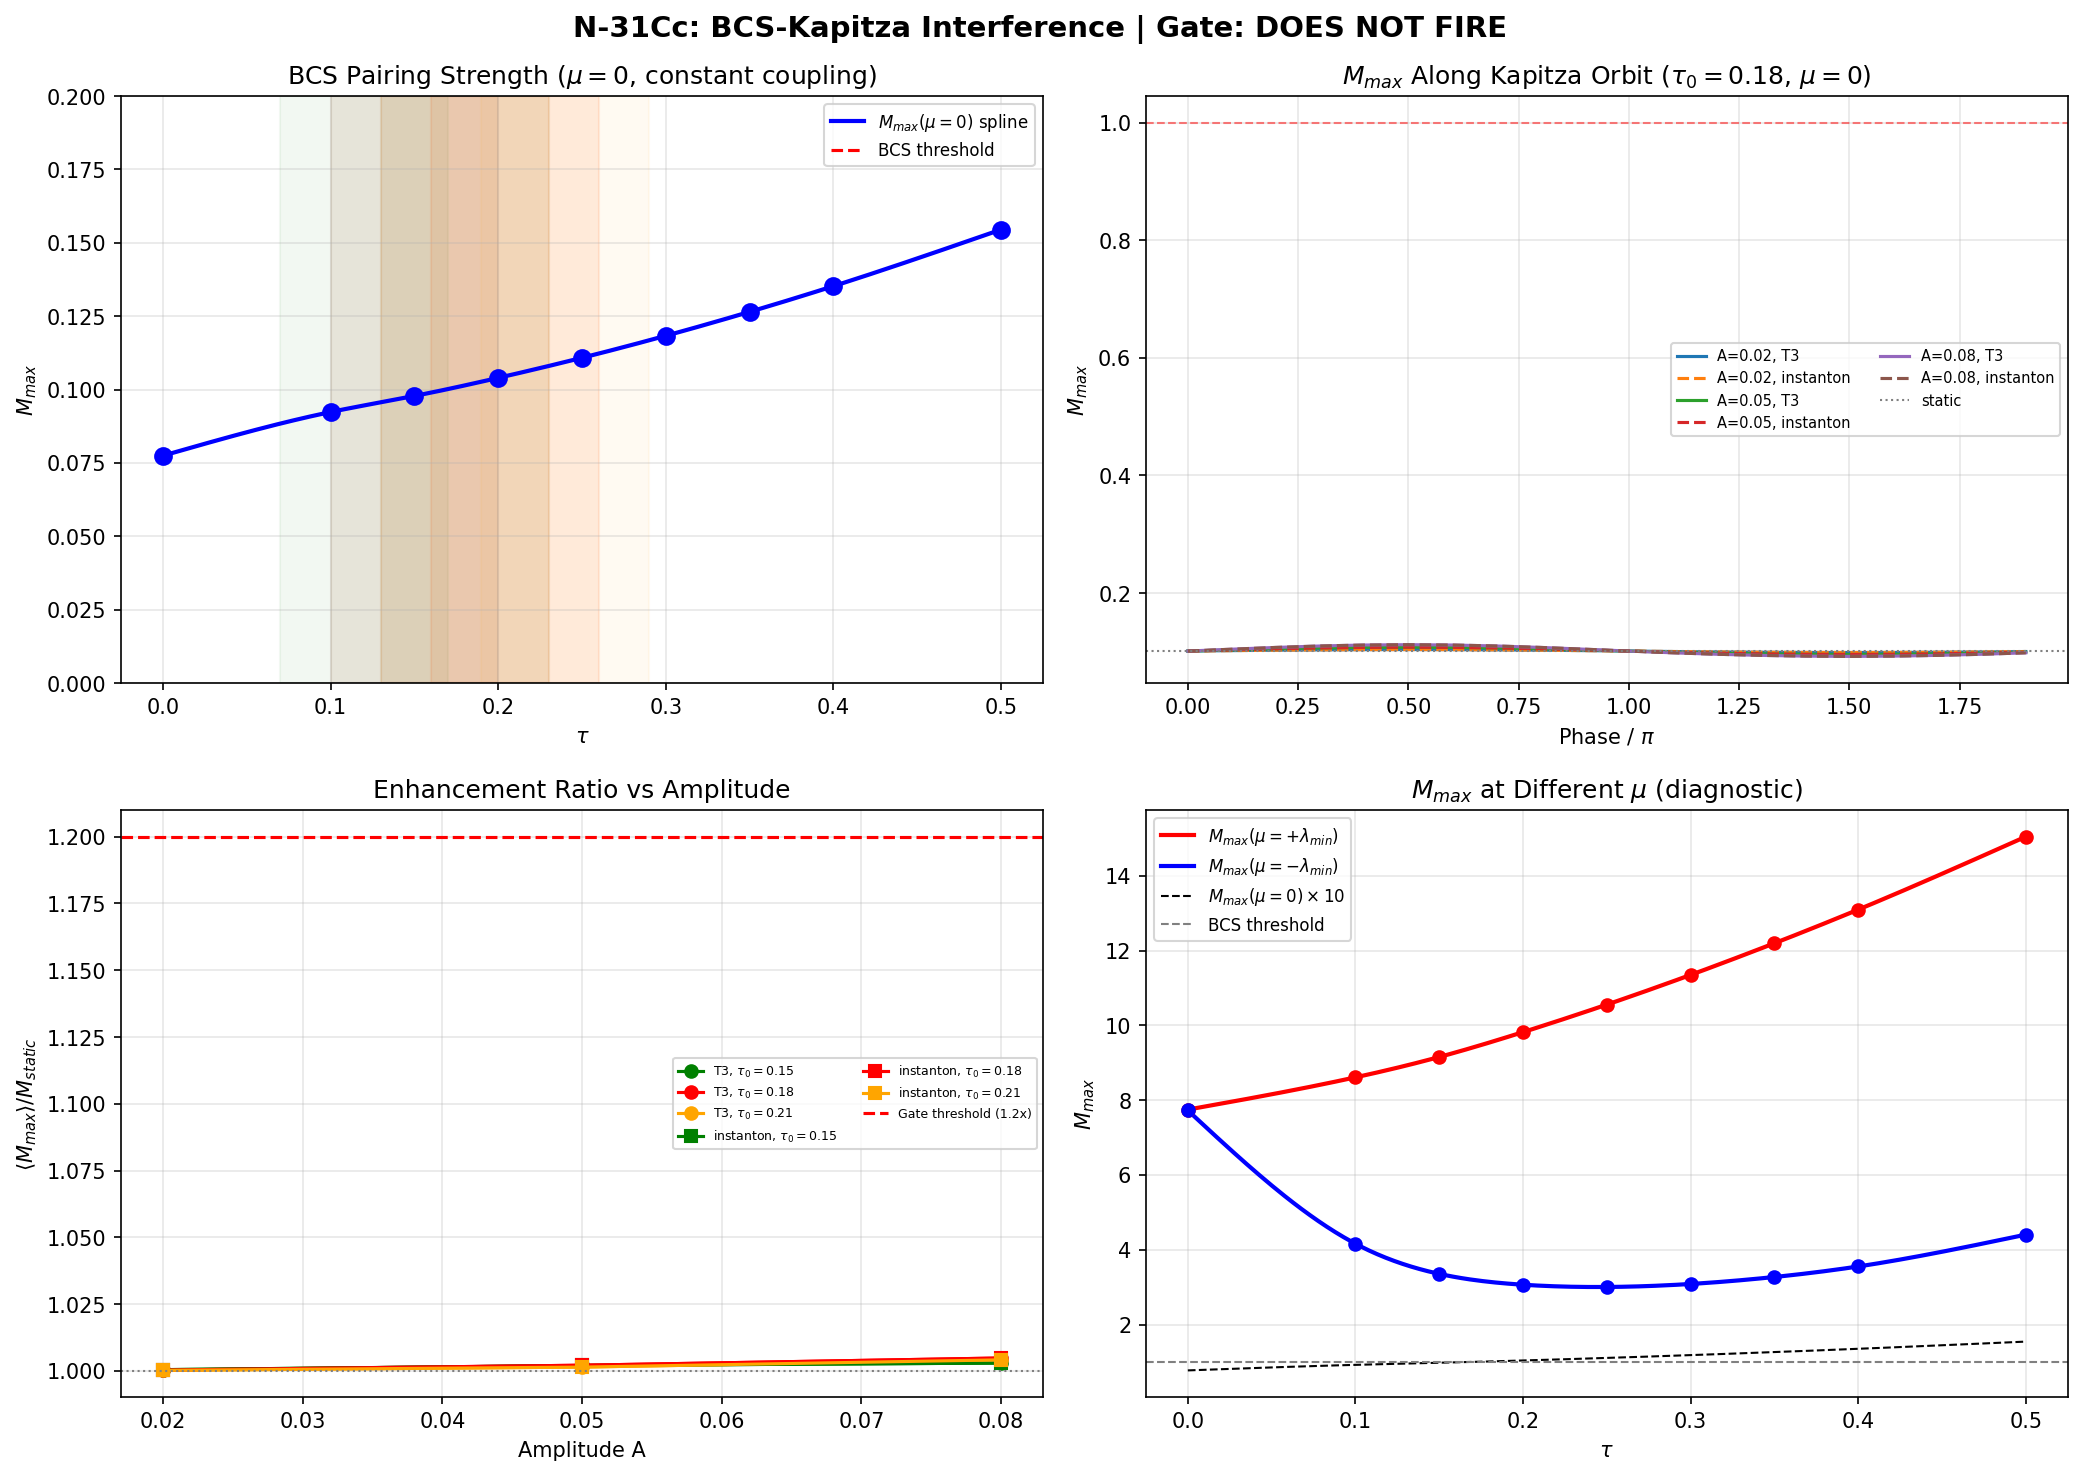

The Python source for this figure:
"""
N-31Cc: BCS-Kapitza Interference Diagnostic.

Compute instantaneous BCS gap along Kapitza orbits:
    tau(t) = tau_0 + A * sin(omega * t)

For each (tau_0, A, omega), evaluate M_max(tau(t)) at 20 phase points
per cycle using cubic spline interpolation over the 9-point tau grid
from s23a_gap_equation.npz. Then compute time-averaged <M_max> and
max(M_max) over the orbit.

Parameters:
    tau_0 in {0.15, 0.18, 0.21}
    A in {0.02, 0.05, 0.08}
    omega: (1) T3 frequency (omega^2 = 8.326) and
           (2) instanton-driven effective frequency from I-1

Coupling: CONSTANT (N-31Ca-G = FAIL; density-dependent envelopes give
M_max <= 0.275, 3.6x below threshold).

The BCS gap equation at each tau gives M_max = max|eig(V_matrix)| where
V_matrix is the 16x16 Kosmann pairing matrix in the (0,0) singlet sector.
At mu=0, M_max ranges 0.077-0.154 over tau in [0, 0.5] (all far below
the BCS threshold of 1.0). At mu=+lambda_min, M_max ranges 7.7-15.0.

Gate N-31Cc-G (DECISIVE):
    PASS if time-avg <M_max> > 1.2 * M_max_static(tau_0)
    OR if max(M_max) > 1.0

Mathematical background:
    The Kapitza orbit samples the tau direction periodically. If M_max(tau)
    has a maximum near tau ~ 0.25, an orbit centered at tau_0 = 0.18 with
    A = 0.08 would reach tau = 0.26, potentially accessing higher M_max
    values. The time average includes contributions from all phases, so
    <M_max> >= M_max(tau_0) if M_max is convex (Jensen's inequality).

    For BCS: the gap equation Delta = V * Delta / (2*E) where E = sqrt(
    (epsilon-mu)^2 + |Delta|^2). The BCS instability occurs when the
    largest eigenvalue of V exceeds 1 (in units where the DOS factor
    is absorbed). M_max < 1 at all tau means no BCS instability.

    The question is whether the Kapitza oscillation can push M_max
    above the threshold dynamically, even though it is below threshold
    at every static tau value.

Input:
    tier0-computation/s23a_gap_equation.npz (V_matrix, eigenvalues, M_max at 9 tau)
    tier0-computation/s31Ba_kapitza_gate.npz (Kapitza orbit parameters)
    tier0-computation/s31Ba_instanton_kapitza.npz (instanton frequencies)

Output:
    tier0-computation/s31Cc_bcs_kapitza.{py,npz,png}

Session 31Ca -- Nazarewicz Nuclear Structure Computations
"""

import sys
import os
import numpy as np
import matplotlib
matplotlib.use('Agg')
import matplotlib.pyplot as plt
from scipy.interpolate import CubicSpline


def load_bcs_data(npz_path):
    """
    Load BCS gap equation data from s23a_gap_equation.npz.

    Returns:
        tau_values: array of 9 tau values
        M_max_mu0: M_max at mu=0 for each tau
        M_max_mup: M_max at mu=+lambda_min for each tau
        V_matrices: list of 16x16 V_matrix at each tau
        eigenvalues: list of 16-element eigenvalue arrays at each tau
        lambda_min: array of lambda_min at each tau
    """
    d = np.load(npz_path, allow_pickle=True)
    tau_values = d['tau_values']
    n_tau = len(tau_values)

    M_max_mu0 = np.array([float(d[f'M_max_full16_mu=0_{i}']) for i in range(n_tau)])
    M_max_mup = np.array([float(d[f'M_max_full16_mu=+lmin_{i}']) for i in range(n_tau)])
    M_max_mum = np.array([float(d[f'M_max_full16_mu=-lmin_{i}']) for i in range(n_tau)])
    V_matrices = [d[f'V_matrix_{i}'] for i in range(n_tau)]
    eigenvalues = [d[f'eigenvalues_{i}'] for i in range(n_tau)]
    lambda_min = np.array([float(d[f'lambda_min_{i}']) for i in range(n_tau)])

    return tau_values, M_max_mu0, M_max_mup, M_max_mum, V_matrices, eigenvalues, lambda_min


def build_M_max_splines(tau_values, M_max_mu0, M_max_mup, M_max_mum):
    """
    Build cubic spline interpolators for M_max as function of tau.

    Returns:
        spline_mu0: CubicSpline for M_max at mu=0
        spline_mup: CubicSpline for M_max at mu=+lambda_min
        spline_mum: CubicSpline for M_max at mu=-lambda_min
    """
    spline_mu0 = CubicSpline(tau_values, M_max_mu0, bc_type='natural')
    spline_mup = CubicSpline(tau_values, M_max_mup, bc_type='natural')
    spline_mum = CubicSpline(tau_values, M_max_mum, bc_type='natural')
    return spline_mu0, spline_mup, spline_mum


def kapitza_orbit(tau_0, A, omega, n_phase=20):
    """
    Generate tau values along a Kapitza orbit.

    tau(t) = tau_0 + A * sin(omega * t)
    for t in [0, 2*pi/omega) sampled at n_phase points.

    Returns:
        phases: array of phase angles [0, 2*pi)
        tau_orbit: array of tau values along orbit
    """
    phases = np.linspace(0, 2 * np.pi, n_phase, endpoint=False)
    tau_orbit = tau_0 + A * np.sin(phases)
    return phases, tau_orbit


def evaluate_orbit_M_max(spline, tau_orbit, tau_min=0.0, tau_max=0.5):
    """
    Evaluate M_max along a Kapitza orbit using cubic spline.

    Clamps tau to valid range [tau_min, tau_max].

    Returns:
        M_max_orbit: array of M_max values at each orbit point
        out_of_range: number of orbit points clamped
    """
    tau_clamped = np.clip(tau_orbit, tau_min, tau_max)
    out_of_range = np.sum(tau_orbit != tau_clamped)
    M_max_orbit = spline(tau_clamped)
    return M_max_orbit, int(out_of_range)


def main():
    print("=" * 70)
    print("N-31Cc: BCS-Kapitza Interference Diagnostic")
    print("  Coupling: CONSTANT (N-31Ca-G = FAIL)")
    print("=" * 70)

    # Load data
    bcs_path = os.path.join(os.path.dirname(__file__), "s23a_gap_equation.npz")
    kap_path = os.path.join(os.path.dirname(__file__), "s31Ba_kapitza_gate.npz")
    inst_path = os.path.join(os.path.dirname(__file__), "s31Ba_instanton_kapitza.npz")

    tau_values, M_max_mu0, M_max_mup, M_max_mum, V_matrices, eigenvalues, lambda_min = \
        load_bcs_data(bcs_path)

    dk = np.load(kap_path, allow_pickle=True)
    omega_sq_T3 = float(dk['omega_sq_T3'])
    omega_T3 = np.sqrt(omega_sq_T3)

    di = np.load(inst_path, allow_pickle=True)
    tau_inst = di['tau']
    # Use instanton-driven frequency at r=1.0 (moderate coupling)
    Gamma_inst_r1 = di['Gamma_inst_r1p0']

    print(f"\nBCS data: {len(tau_values)} tau values: {tau_values}")
    print(f"  M_max(mu=0):    [{M_max_mu0.min():.4f}, {M_max_mu0.max():.4f}]")
    print(f"  M_max(mu=+lmin):[{M_max_mup.min():.4f}, {M_max_mup.max():.4f}]")
    print(f"  M_max(mu=-lmin):[{M_max_mum.min():.4f}, {M_max_mum.max():.4f}]")
    print(f"  lambda_min:     [{lambda_min.min():.6f}, {lambda_min.max():.6f}]")
    print(f"\nT3 frequency: omega = {omega_T3:.4f} (omega^2 = {omega_sq_T3:.4f})")

    # Get instanton-driven frequency at tau_0 values
    tau_0_values = [0.15, 0.18, 0.21]
    A_values = [0.02, 0.05, 0.08]
    n_phase = 20

    # Instanton frequency at each tau_0
    inst_freq = {}
    for tau_0 in tau_0_values:
        idx = np.argmin(np.abs(tau_inst - tau_0))
        gamma_inst = Gamma_inst_r1[idx]
        inst_freq[tau_0] = gamma_inst
        print(f"  Instanton frequency at tau_0={tau_0}: Gamma_inst(r=1) = {gamma_inst:.4f}")

    # Build splines
    spline_mu0, spline_mup, spline_mum = build_M_max_splines(
        tau_values, M_max_mu0, M_max_mup, M_max_mum)

    # Also build lambda_min spline for mu tracking
    spline_lmin = CubicSpline(tau_values, lambda_min, bc_type='natural')

    # =====================================================================
    # Main computation: evaluate M_max along Kapitza orbits
    # =====================================================================
    print("\n" + "=" * 70)
    print("KAPITZA ORBIT SCAN")
    print("=" * 70)

    results = []  # list of dicts

    for tau_0 in tau_0_values:
        # Static reference
        M_static_mu0 = float(spline_mu0(tau_0))
        M_static_mup = float(spline_mup(tau_0))

        for A in A_values:
            for freq_type, omega_val in [("T3", omega_T3),
                                          ("instanton", inst_freq[tau_0])]:
                phases, tau_orbit = kapitza_orbit(tau_0, A, omega_val, n_phase)

                # Check orbit range
                tau_min_orbit = tau_orbit.min()
                tau_max_orbit = tau_orbit.max()
                in_range = (tau_min_orbit >= tau_values[0]) and (tau_max_orbit <= tau_values[-1])

                # Evaluate M_max along orbit -- mu=0 case
                M_orbit_mu0, n_clamp_0 = evaluate_orbit_M_max(
                    spline_mu0, tau_orbit, tau_values[0], tau_values[-1])
                M_avg_mu0 = np.mean(M_orbit_mu0)
                M_max_orbit_mu0 = np.max(M_orbit_mu0)
                M_min_orbit_mu0 = np.min(M_orbit_mu0)

                # mu=+lambda_min case (track lambda_min along orbit)
                M_orbit_mup, n_clamp_p = evaluate_orbit_M_max(
                    spline_mup, tau_orbit, tau_values[0], tau_values[-1])
                M_avg_mup = np.mean(M_orbit_mup)
                M_max_orbit_mup = np.max(M_orbit_mup)

                # mu=-lambda_min case
                M_orbit_mum, n_clamp_m = evaluate_orbit_M_max(
                    spline_mum, tau_orbit, tau_values[0], tau_values[-1])
                M_avg_mum = np.mean(M_orbit_mum)
                M_max_orbit_mum = np.max(M_orbit_mum)

                # Enhancement ratios
                ratio_avg_mu0 = M_avg_mu0 / M_static_mu0 if M_static_mu0 > 0 else np.inf
                ratio_max_mu0 = M_max_orbit_mu0 / M_static_mu0 if M_static_mu0 > 0 else np.inf

                result = {
                    'tau_0': tau_0,
                    'A': A,
                    'freq_type': freq_type,
                    'omega': omega_val,
                    'M_static_mu0': M_static_mu0,
                    'M_avg_mu0': M_avg_mu0,
                    'M_max_mu0': M_max_orbit_mu0,
                    'M_min_mu0': M_min_orbit_mu0,
                    'ratio_avg_mu0': ratio_avg_mu0,
                    'ratio_max_mu0': ratio_max_mu0,
                    'M_static_mup': M_static_mup,
                    'M_avg_mup': M_avg_mup,
                    'M_max_mup': M_max_orbit_mup,
                    'M_avg_mum': M_avg_mum,
                    'M_max_mum': M_max_orbit_mum,
                    'tau_range': (tau_min_orbit, tau_max_orbit),
                    'n_clamped': n_clamp_0,
                    'phases': phases,
                    'tau_orbit': tau_orbit,
                    'M_orbit_mu0': M_orbit_mu0,
                    'M_orbit_mup': M_orbit_mup,
                }
                results.append(result)

    # =====================================================================
    # Print results table
    # =====================================================================
    print("\n--- mu=0 (physically self-consistent) ---")
    print(f"{'tau_0':>5} {'A':>5} {'freq':>10} {'omega':>7} "
          f"{'M_static':>8} {'<M>':>8} {'max(M)':>8} "
          f"{'<M>/static':>10} {'max/static':>10} {'tau_range':>16}")

    for r in results:
        print(f"{r['tau_0']:5.2f} {r['A']:5.2f} {r['freq_type']:>10} {r['omega']:7.3f} "
              f"{r['M_static_mu0']:8.5f} {r['M_avg_mu0']:8.5f} {r['M_max_mu0']:8.5f} "
              f"{r['ratio_avg_mu0']:10.4f} {r['ratio_max_mu0']:10.4f} "
              f"[{r['tau_range'][0]:.3f},{r['tau_range'][1]:.3f}]")

    print("\n--- mu=+lambda_min (requires substrate) ---")
    print(f"{'tau_0':>5} {'A':>5} {'freq':>10} {'omega':>7} "
          f"{'M_static':>8} {'<M>':>8} {'max(M)':>8}")

    for r in results:
        print(f"{r['tau_0']:5.2f} {r['A']:5.2f} {r['freq_type']:>10} {r['omega']:7.3f} "
              f"{r['M_static_mup']:8.3f} {r['M_avg_mup']:8.3f} {r['M_max_mup']:8.3f}")

    # =====================================================================
    # Gate N-31Cc-G Assessment
    # =====================================================================
    print("\n" + "=" * 70)
    print("GATE N-31Cc-G ASSESSMENT (DECISIVE)")
    print("=" * 70)

    # Criteria: PASS if:
    #   (a) time-avg <M_max> > 1.2 * M_max_static for ANY (tau_0, A, omega), OR
    #   (b) max(M_max) > 1.0 for ANY (tau_0, A, omega)
    # Both evaluated at mu=0 (the physically self-consistent case).

    best_ratio_avg = max(r['ratio_avg_mu0'] for r in results)
    best_ratio_max = max(r['ratio_max_mu0'] for r in results)
    best_M_max = max(r['M_max_mu0'] for r in results)
    best_M_avg = max(r['M_avg_mu0'] for r in results)

    # Find best configurations
    best_avg_r = max(results, key=lambda r: r['ratio_avg_mu0'])
    best_max_r = max(results, key=lambda r: r['M_max_mu0'])

    print(f"\n  Criterion (a): <M_max>/M_static > 1.2")
    print(f"    Best ratio: {best_ratio_avg:.4f} at tau_0={best_avg_r['tau_0']}, "
          f"A={best_avg_r['A']}, freq={best_avg_r['freq_type']}")
    print(f"    <M_max> = {best_avg_r['M_avg_mu0']:.6f}, M_static = {best_avg_r['M_static_mu0']:.6f}")
    criterion_a = best_ratio_avg > 1.2

    print(f"\n  Criterion (b): max(M_max) > 1.0")
    print(f"    Best max(M_max): {best_M_max:.6f} at tau_0={best_max_r['tau_0']}, "
          f"A={best_max_r['A']}, freq={best_max_r['freq_type']}")
    criterion_b = best_M_max > 1.0

    if criterion_a or criterion_b:
        verdict = "PASS"
        if criterion_a and criterion_b:
            verdict_detail = (f"Both criteria met. <M>/static = {best_ratio_avg:.3f} > 1.2 "
                               f"AND max(M) = {best_M_max:.4f} > 1.0")
        elif criterion_a:
            verdict_detail = (f"Criterion (a) met: <M>/static = {best_ratio_avg:.3f} > 1.2. "
                               f"max(M) = {best_M_max:.4f} < 1.0 (criterion b fails)")
        else:
            verdict_detail = (f"Criterion (b) met: max(M) = {best_M_max:.4f} > 1.0. "
                               f"<M>/static = {best_ratio_avg:.3f} < 1.2 (criterion a fails)")
    else:
        verdict = "DOES NOT FIRE"
        verdict_detail = (f"Neither criterion met. <M>/static = {best_ratio_avg:.4f} (need >1.2), "
                           f"max(M) = {best_M_max:.6f} (need >1.0). "
                           f"BCS gap at mu=0 remains 7-13x below threshold along ALL Kapitza orbits.")

    print(f"\n  Gate N-31Cc-G verdict: {verdict}")
    print(f"  Detail: {verdict_detail}")

    # Diagnostic: how far from threshold?
    factor_below = 1.0 / best_M_max if best_M_max > 0 else np.inf
    print(f"\n  Distance to threshold: max(M_max) is {factor_below:.1f}x below 1.0")
    print(f"  Enhancement from oscillation: {(best_ratio_avg - 1)*100:.2f}% average, "
          f"{(best_ratio_max - 1)*100:.2f}% peak")

    # Also report mu=+lmin case for completeness
    best_mup_max = max(r['M_max_mup'] for r in results)
    print(f"\n  [Diagnostic] mu=+lambda_min case: max(M_max) = {best_mup_max:.3f} "
          f"(always above threshold, but requires substrate-provided mu)")

    # =====================================================================
    # Save
    # =====================================================================
    outfile = os.path.join(os.path.dirname(__file__), "s31Cc_bcs_kapitza.npz")
    save_dict = {
        'tau_0_values': np.array(tau_0_values),
        'A_values': np.array(A_values),
        'omega_T3': np.array(omega_T3),
        'omega_sq_T3': np.array(omega_sq_T3),
        'n_phase': np.array(n_phase),
        'tau_bcs': tau_values,
        'M_max_mu0_bcs': M_max_mu0,
        'M_max_mup_bcs': M_max_mup,
        'M_max_mum_bcs': M_max_mum,
        'lambda_min_bcs': lambda_min,
        'best_ratio_avg': np.array(best_ratio_avg),
        'best_ratio_max': np.array(best_ratio_max),
        'best_M_max_mu0': np.array(best_M_max),
        'best_M_avg_mu0': np.array(best_M_avg),
        'best_mup_max': np.array(best_mup_max),
        'verdict': np.array(verdict),
        'coupling_type': np.array('constant'),
    }

    # Save per-configuration results
    for i, r in enumerate(results):
        prefix = f"cfg{i}_"
        save_dict[prefix + "tau_0"] = np.array(r['tau_0'])
        save_dict[prefix + "A"] = np.array(r['A'])
        save_dict[prefix + "freq_type"] = np.array(r['freq_type'])
        save_dict[prefix + "omega"] = np.array(r['omega'])
        save_dict[prefix + "M_avg_mu0"] = np.array(r['M_avg_mu0'])
        save_dict[prefix + "M_max_mu0"] = np.array(r['M_max_mu0'])
        save_dict[prefix + "ratio_avg"] = np.array(r['ratio_avg_mu0'])
        save_dict[prefix + "M_orbit_mu0"] = r['M_orbit_mu0']
        save_dict[prefix + "tau_orbit"] = r['tau_orbit']

    # Save instanton frequencies used
    for tau_0 in tau_0_values:
        save_dict[f'inst_freq_tau{tau_0:.2f}'] = np.array(inst_freq[tau_0])

    np.savez_compressed(outfile, **save_dict)
    print(f"\n  Saved: {outfile}")

    # =====================================================================
    # Plot
    # =====================================================================
    fig, axes = plt.subplots(2, 2, figsize=(14, 10))

    # Panel 1: M_max(tau) spline with BCS data points (mu=0)
    ax = axes[0, 0]
    tau_fine = np.linspace(tau_values[0], tau_values[-1], 200)
    ax.plot(tau_fine, spline_mu0(tau_fine), 'b-', lw=2, label=r'$M_{max}(\mu=0)$ spline')
    ax.plot(tau_values, M_max_mu0, 'bo', ms=8, zorder=5)
    ax.axhline(1.0, color='r', ls='--', lw=1.5, label='BCS threshold')
    # Mark orbit ranges
    colors_tau = {0.15: 'green', 0.18: 'red', 0.21: 'orange'}
    for tau_0 in tau_0_values:
        for A in A_values:
            ax.axvspan(tau_0 - A, tau_0 + A, alpha=0.05, color=colors_tau[tau_0])
    ax.set_xlabel(r'$\tau$')
    ax.set_ylabel(r'$M_{max}$')
    ax.set_title(r'BCS Pairing Strength ($\mu=0$, constant coupling)')
    ax.legend(fontsize=8)
    ax.grid(True, alpha=0.3)
    ax.set_ylim(0, 0.2)

    # Panel 2: M_max along representative orbits (tau_0=0.18, all A, both freqs)
    ax = axes[0, 1]
    for r in results:
        if r['tau_0'] == 0.18:
            ls = '-' if r['freq_type'] == 'T3' else '--'
            label = f"A={r['A']}, {r['freq_type']}"
            ax.plot(r['phases'] / np.pi, r['M_orbit_mu0'], ls, lw=1.5, label=label)
    ax.axhline(float(spline_mu0(0.18)), color='gray', ls=':', lw=1, label='static')
    ax.axhline(1.0, color='r', ls='--', lw=1, alpha=0.5)
    ax.set_xlabel(r'Phase / $\pi$')
    ax.set_ylabel(r'$M_{max}$')
    ax.set_title(r'$M_{max}$ Along Kapitza Orbit ($\tau_0=0.18$, $\mu=0$)')
    ax.legend(fontsize=7, ncol=2)
    ax.grid(True, alpha=0.3)

    # Panel 3: Enhancement ratio <M_max>/M_static for all configurations
    ax = axes[1, 0]
    # Group by frequency type
    for freq_type, marker, color in [('T3', 'o', 'blue'), ('instanton', 's', 'red')]:
        xs = []
        ys = []
        labels = []
        for r in results:
            if r['freq_type'] == freq_type:
                xs.append(r['A'])
                ys.append(r['ratio_avg_mu0'])
                labels.append(f"$\\tau_0={r['tau_0']}$")
        # Color by tau_0
        for tau_0, c in colors_tau.items():
            x_t = [xs[i] for i, r in enumerate([r for r in results if r['freq_type'] == freq_type])
                   if r['tau_0'] == tau_0]
            y_t = [ys[i] for i, r in enumerate([r for r in results if r['freq_type'] == freq_type])
                   if r['tau_0'] == tau_0]
            if x_t:
                lbl = f"{freq_type}, $\\tau_0={tau_0}$"
                ax.plot(x_t, y_t, marker=marker, color=c, ls='-', lw=1.5,
                         label=lbl, ms=6)
    ax.axhline(1.2, color='r', ls='--', lw=1.5, label='Gate threshold (1.2x)')
    ax.axhline(1.0, color='gray', ls=':', lw=1)
    ax.set_xlabel('Amplitude A')
    ax.set_ylabel(r'$\langle M_{max} \rangle / M_{static}$')
    ax.set_title('Enhancement Ratio vs Amplitude')
    ax.legend(fontsize=6, ncol=2)
    ax.grid(True, alpha=0.3)

    # Panel 4: mu=+lmin case for comparison (diagnostic)
    ax = axes[1, 1]
    ax.plot(tau_fine, spline_mup(tau_fine), 'r-', lw=2, label=r'$M_{max}(\mu=+\lambda_{min})$')
    ax.plot(tau_fine, spline_mum(tau_fine), 'b-', lw=2, label=r'$M_{max}(\mu=-\lambda_{min})$')
    ax.plot(tau_fine, spline_mu0(tau_fine) * 10, 'k--', lw=1,
             label=r'$M_{max}(\mu=0) \times 10$')
    ax.plot(tau_values, M_max_mup, 'ro', ms=6)
    ax.plot(tau_values, M_max_mum, 'bo', ms=6)
    ax.axhline(1.0, color='gray', ls='--', lw=1, label='BCS threshold')
    ax.set_xlabel(r'$\tau$')
    ax.set_ylabel(r'$M_{max}$')
    ax.set_title(r'$M_{max}$ at Different $\mu$ (diagnostic)')
    ax.legend(fontsize=8)
    ax.grid(True, alpha=0.3)

    plt.suptitle(f'N-31Cc: BCS-Kapitza Interference | Gate: {verdict}',
                  fontsize=14, fontweight='bold')
    plt.tight_layout()

    plotfile = os.path.join(os.path.dirname(__file__), "s31Cc_bcs_kapitza.png")
    plt.savefig(plotfile, dpi=150, bbox_inches='tight')
    plt.close()
    print(f"  Saved: {plotfile}")

    print("\n" + "=" * 70)
    print(f"N-31Cc COMPLETE. Gate N-31Cc-G: {verdict}")
    print(f"  {verdict_detail}")
    print("=" * 70)


if __name__ == "__main__":
    main()
